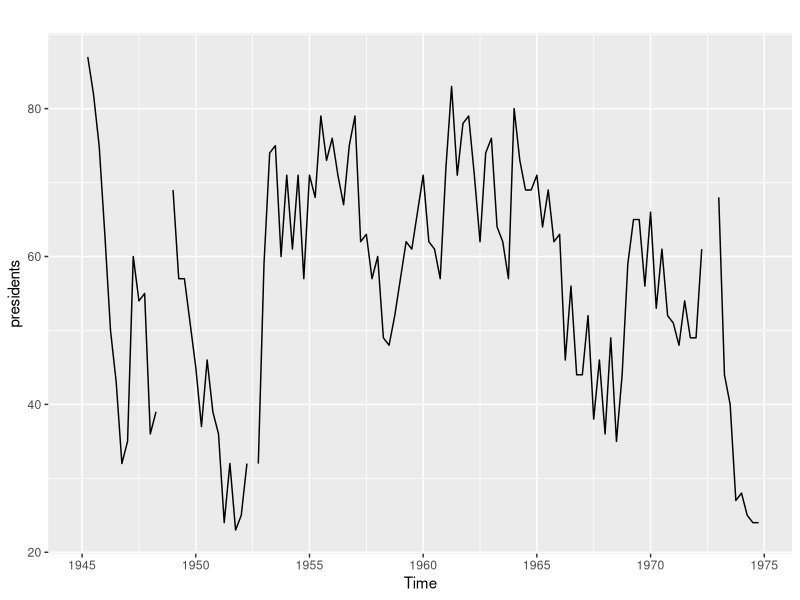
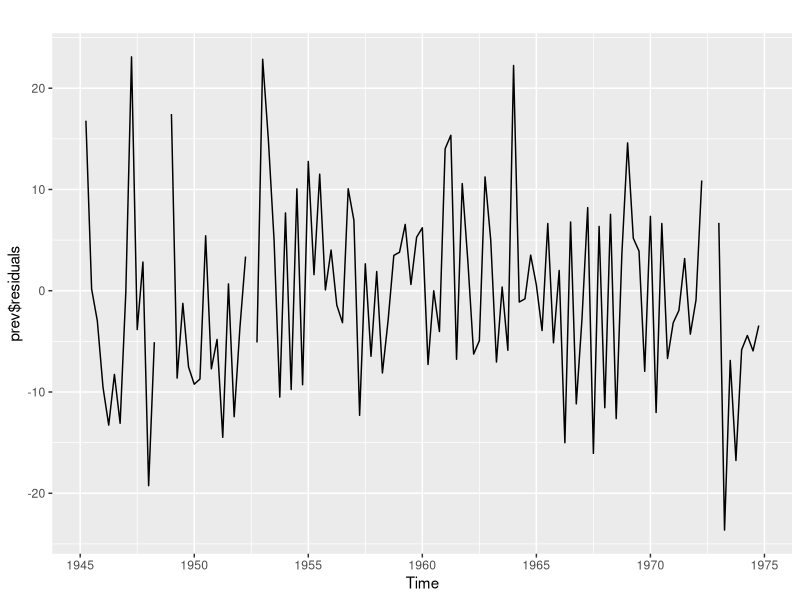
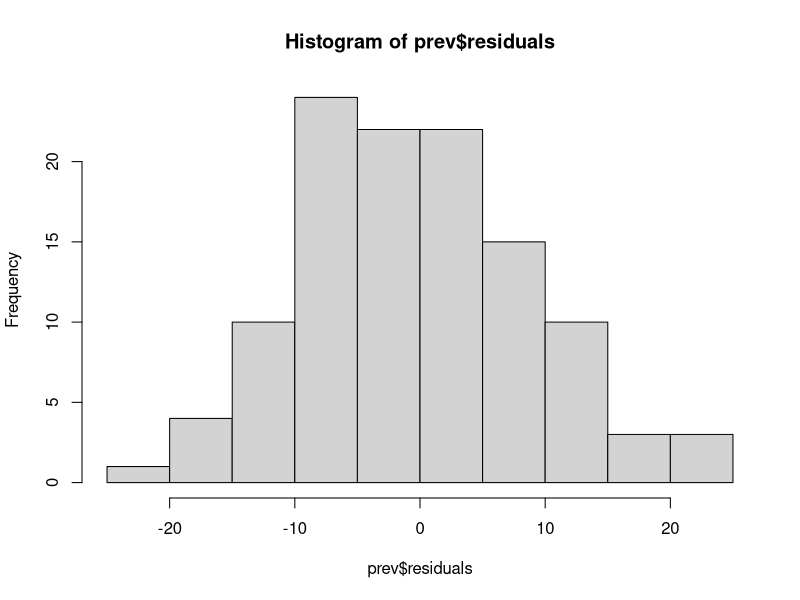
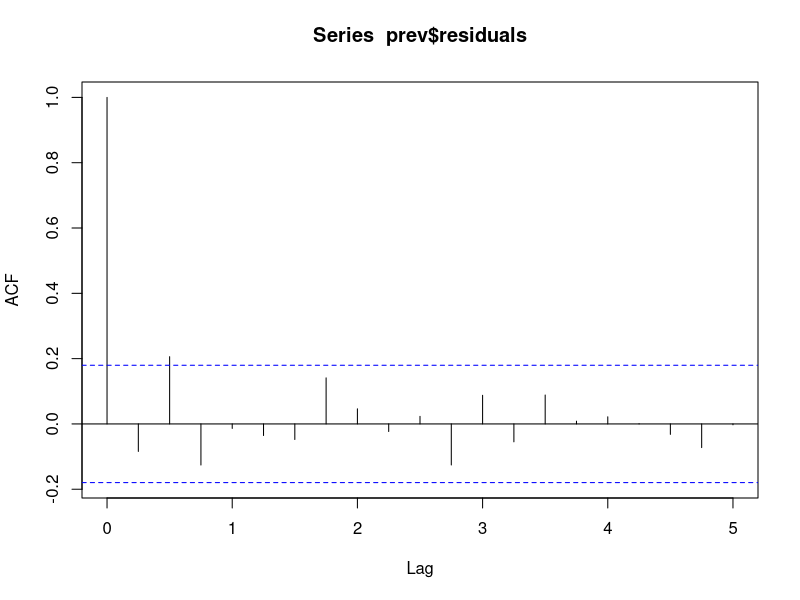
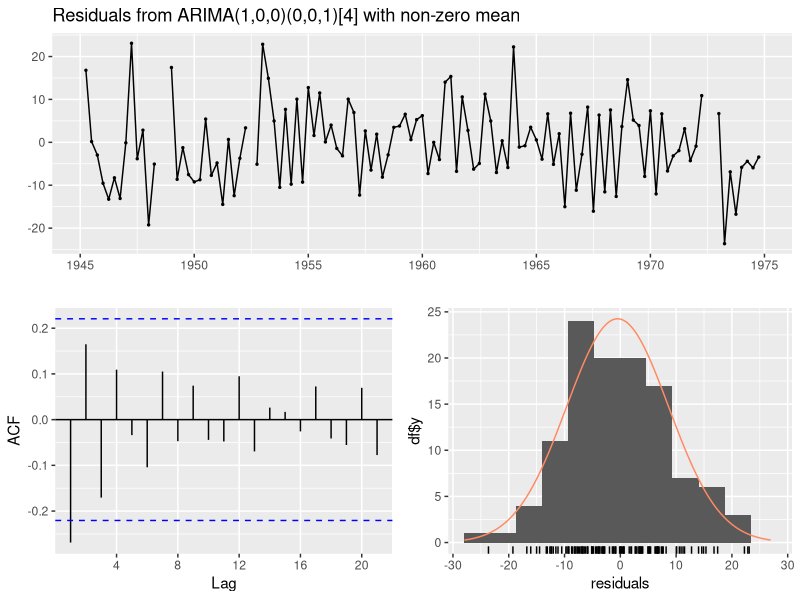

Write the R code that produced these figures, in order.
library(forecast)
library(ggplot2)

autoplot(presidents)

prev = auto.arima(presidents)
print(prev$residuals)

prev$residuals
autoplot(prev$residuals)
hist(prev$residuals)
var(prev$residuals,na.rm = T)
mean(as.vector(prev$residuals),na.rm = T)


acf(prev$residuals, na.action = na.pass )

checkresiduals(prev)


shapiro.test(prev$residuals)









